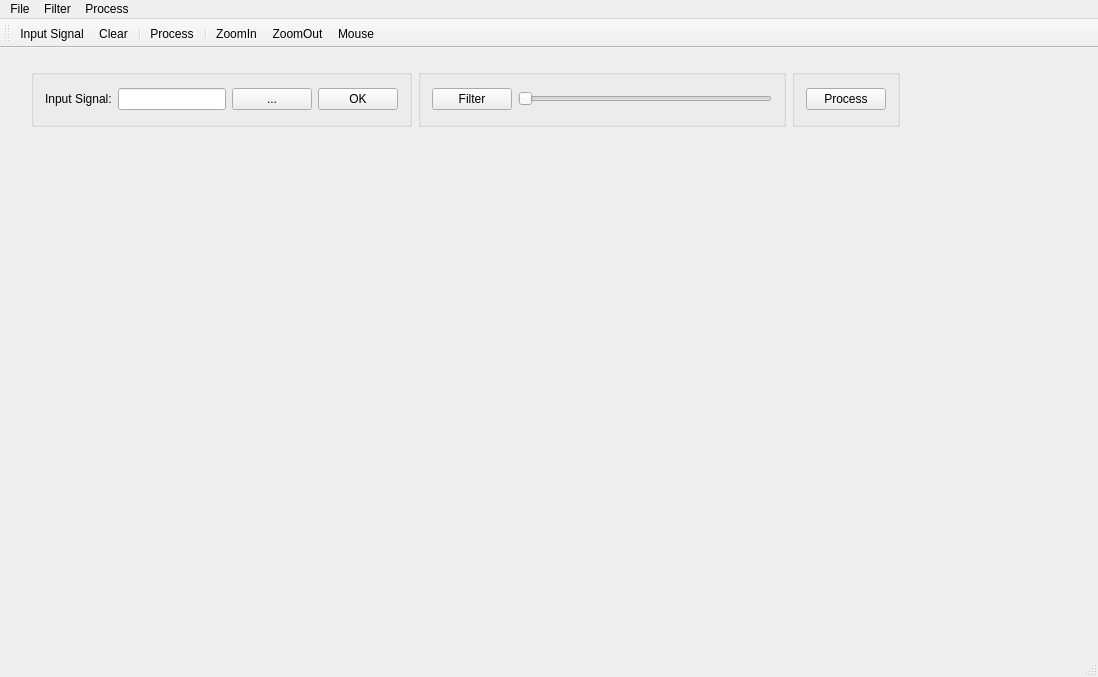
<?xml version="1.0" encoding="UTF-8"?>
<ui version="4.0">
 <class>CaChartClass</class>
 <widget class="QMainWindow" name="CaChartClass">
  <property name="geometry">
   <rect>
    <x>0</x>
    <y>0</y>
    <width>1098</width>
    <height>677</height>
   </rect>
  </property>
  <property name="windowTitle">
   <string>CaChart</string>
  </property>
  <widget class="QWidget" name="centralWidget">
   <widget class="QWidget" name="horizontalLayoutWidget_4">
    <property name="geometry">
     <rect>
      <x>20</x>
      <y>10</y>
      <width>891</width>
      <height>80</height>
     </rect>
    </property>
    <layout class="QHBoxLayout" name="horizontalLayout_4">
     <item>
      <widget class="QGroupBox" name="groupBox">
       <property name="title">
        <string/>
       </property>
       <layout class="QGridLayout" name="gridLayout">
        <item row="0" column="0">
         <layout class="QHBoxLayout" name="horizontalLayout">
          <item>
           <widget class="QLabel" name="label">
            <property name="text">
             <string>Input Signal:</string>
            </property>
           </widget>
          </item>
          <item>
           <widget class="QLineEdit" name="SignalPathEdit"/>
          </item>
          <item>
           <widget class="QPushButton" name="OpenfileBtn">
            <property name="text">
             <string>...</string>
            </property>
           </widget>
          </item>
          <item>
           <widget class="QPushButton" name="InputSignalBtn">
            <property name="text">
             <string>OK</string>
            </property>
           </widget>
          </item>
         </layout>
        </item>
       </layout>
      </widget>
     </item>
     <item>
      <widget class="QGroupBox" name="groupBox_2">
       <property name="title">
        <string/>
       </property>
       <layout class="QGridLayout" name="gridLayout_2">
        <item row="0" column="0">
         <layout class="QHBoxLayout" name="horizontalLayout_2">
          <item>
           <widget class="QPushButton" name="FilterBtn">
            <property name="text">
             <string>Filter</string>
            </property>
           </widget>
          </item>
          <item>
           <widget class="QSlider" name="FilterSlider">
            <property name="maximum">
             <number>50</number>
            </property>
            <property name="singleStep">
             <number>0</number>
            </property>
            <property name="orientation">
             <enum>Qt::Horizontal</enum>
            </property>
           </widget>
          </item>
         </layout>
        </item>
       </layout>
      </widget>
     </item>
     <item>
      <widget class="QGroupBox" name="groupBox_3">
       <property name="title">
        <string/>
       </property>
       <layout class="QGridLayout" name="gridLayout_3">
        <item row="0" column="0">
         <layout class="QHBoxLayout" name="horizontalLayout_3">
          <item>
           <widget class="QPushButton" name="ProcessBtn">
            <property name="text">
             <string>Process</string>
            </property>
           </widget>
          </item>
         </layout>
        </item>
       </layout>
      </widget>
     </item>
    </layout>
   </widget>
   <widget class="QWidget" name="horizontalLayoutWidget_6">
    <property name="geometry">
     <rect>
      <x>20</x>
      <y>440</y>
      <width>1061</width>
      <height>151</height>
     </rect>
    </property>
    <layout class="QHBoxLayout" name="proLayout"/>
   </widget>
   <widget class="QWidget" name="horizontalLayoutWidget_7">
    <property name="geometry">
     <rect>
      <x>20</x>
      <y>100</y>
      <width>1061</width>
      <height>331</height>
     </rect>
    </property>
    <layout class="QHBoxLayout" name="mainLayout"/>
   </widget>
  </widget>
  <widget class="QMenuBar" name="menuBar">
   <property name="geometry">
    <rect>
     <x>0</x>
     <y>0</y>
     <width>1098</width>
     <height>23</height>
    </rect>
   </property>
   <widget class="QMenu" name="menuInput">
    <property name="title">
     <string>File</string>
    </property>
    <addaction name="actionInput_Signal"/>
    <addaction name="actionSave_ProcessedSignal"/>
    <addaction name="actionClear"/>
   </widget>
   <widget class="QMenu" name="menuFilter">
    <property name="title">
     <string>Filter</string>
    </property>
    <addaction name="actionAverage_Filter"/>
   </widget>
   <widget class="QMenu" name="menuProcess">
    <property name="title">
     <string>Process</string>
    </property>
    <addaction name="actionProcess"/>
   </widget>
   <addaction name="menuInput"/>
   <addaction name="menuFilter"/>
   <addaction name="menuProcess"/>
  </widget>
  <widget class="QToolBar" name="mainToolBar">
   <attribute name="toolBarArea">
    <enum>TopToolBarArea</enum>
   </attribute>
   <attribute name="toolBarBreak">
    <bool>true</bool>
   </attribute>
   <addaction name="actionInput_Signal"/>
   <addaction name="actionClear"/>
   <addaction name="separator"/>
   <addaction name="actionProcess"/>
   <addaction name="separator"/>
   <addaction name="actionZoomIn"/>
   <addaction name="actionZoomOut"/>
   <addaction name="actionMouse"/>
  </widget>
  <widget class="QStatusBar" name="statusBar"/>
  <action name="actionInput_Signal">
   <property name="icon">
    <iconset resource="CaChart.qrc">
     <normaloff>:/CaChart/icon/Resources/icon/open.png</normaloff>:/CaChart/icon/Resources/icon/open.png</iconset>
   </property>
   <property name="text">
    <string>Input Signal</string>
   </property>
  </action>
  <action name="actionAverage_Filter">
   <property name="text">
    <string>Filter</string>
   </property>
  </action>
  <action name="actionProcess">
   <property name="icon">
    <iconset resource="CaChart.qrc">
     <normaloff>:/CaChart/icon/Resources/icon/run.png</normaloff>:/CaChart/icon/Resources/icon/run.png</iconset>
   </property>
   <property name="text">
    <string>Process</string>
   </property>
  </action>
  <action name="actionZoomIn">
   <property name="checkable">
    <bool>true</bool>
   </property>
   <property name="icon">
    <iconset resource="CaChart.qrc">
     <normaloff>:/CaChart/icon/Resources/icon/zoomin.png</normaloff>:/CaChart/icon/Resources/icon/zoomin.png</iconset>
   </property>
   <property name="text">
    <string>ZoomIn</string>
   </property>
  </action>
  <action name="actionZoomOut">
   <property name="checkable">
    <bool>true</bool>
   </property>
   <property name="icon">
    <iconset resource="CaChart.qrc">
     <normaloff>:/CaChart/icon/Resources/icon/zoomout.png</normaloff>:/CaChart/icon/Resources/icon/zoomout.png</iconset>
   </property>
   <property name="text">
    <string>ZoomOut</string>
   </property>
  </action>
  <action name="actionClear">
   <property name="icon">
    <iconset resource="CaChart.qrc">
     <normaloff>:/CaChart/icon/Resources/icon/sweep.png</normaloff>:/CaChart/icon/Resources/icon/sweep.png</iconset>
   </property>
   <property name="text">
    <string>Clear</string>
   </property>
  </action>
  <action name="actionMouse">
   <property name="checkable">
    <bool>true</bool>
   </property>
   <property name="icon">
    <iconset resource="CaChart.qrc">
     <normaloff>:/CaChart/icon/Resources/icon/hand1.png</normaloff>:/CaChart/icon/Resources/icon/hand1.png</iconset>
   </property>
   <property name="text">
    <string>Mouse</string>
   </property>
  </action>
  <action name="actionSave_ProcessedSignal">
   <property name="text">
    <string>Save ProcessedSignal</string>
   </property>
  </action>
 </widget>
 <layoutdefault spacing="6" margin="11"/>
 <resources>
  <include location="CaChart.qrc"/>
 </resources>
 <connections/>
</ui>
